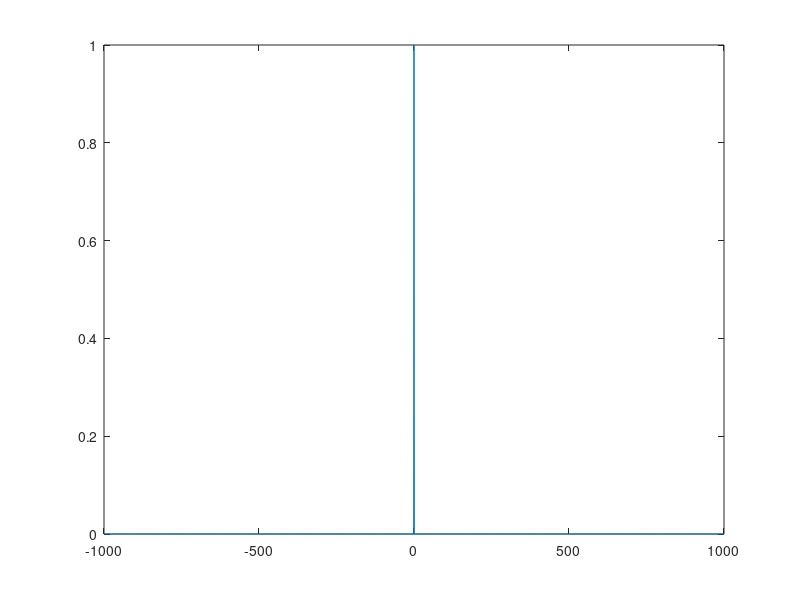

Here is the MATLAB script that generated this plot:
t=-1000:1:1000;
y=[zeros(1,1000) ones(1,1) zeros(1,1000)];
xlabel('time');
ylabel('Amplitude');
title('impulse');
axis([-1000 1000 0 5]);
plot(t,y);